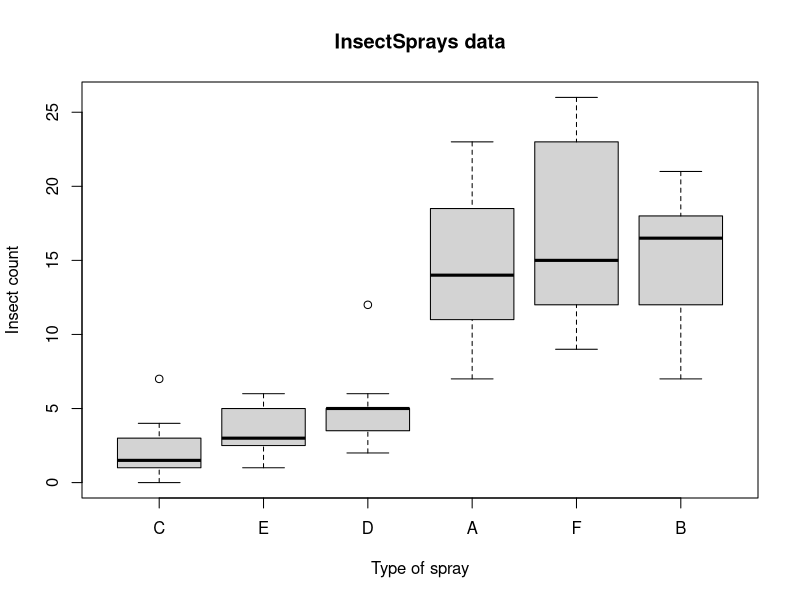

Here is the R script that generated this plot:
## ---- chunk 1
library(forcats)
## ---- chunk 2
df <- forcats::gss_cat
df <- df[sample(nrow(df), 10),1:4]
df
## ---- chunk 3
levels(df$marital)
## ---- chunk 4
attributes(df$marital)
## ---- chunk 5
library(data.table)
## ---- chunk 6
setDT(df)
## ---- chunk 7
setattr(df$marital, 'levels', c('answer', 'nevermarried', 'sepa','div','wid','marr'))
## ---- chunk 8

## ---- chunk 9
df <- forcats::gss_cat
df <- df[sample(nrow(df), 10),1:4]
df
## ---- chunk 10
levels(df$marital)[levels(df$marital)=='marr'] <- "mark"
## ---- chunk 11
levels(df$marital) <- gsub('^Widowed$', "widow_new", levels(df$marital))
## ---- chunk 12
require(graphics)

bymedian <- with(InsectSprays, reorder(spray, count, median))

## ---- chunk 13
boxplot(count ~ bymedian, data = InsectSprays,
        xlab = "Type of spray", ylab = "Insect count",
        main = "InsectSprays data", varwidth = TRUE,
        col = "lightgray")
## ---- chunk 14
set.seed(123)
df <- forcats::gss_cat
df <- df[sample(nrow(df), 10),1:4]
setDT(df)
## ---- chunk 15
df
## ---- chunk 16
df[, marital:=as.character(marital)]

## ---- chunk 17
df[marital=='Married', marital:= "new_married"]
## ---- chunk 18
#df[, marital:=factor(marital)]
## ---- chunk 19
df[, marital:=factor(marital, levels = c("new_married", "Widowed", "Never married"))]
## ---- chunk 20
df[,marital:=as.integer(marital)]
## ---- chunk 21

## ---- chunk 22

## ---- chunk 23

## ---- chunk 24

## ---- chunk 25

## ---- chunk 26

## ---- chunk 27

## ---- chunk 28

## ---- chunk 29

## ---- chunk 30

## ---- chunk 31

## ---- chunk 32

## ---- chunk 33

## ---- chunk 34

## ---- chunk 35

## ---- chunk 36

## ---- chunk 37

## ---- chunk 38

## ---- chunk 39

## ---- chunk 40

## ---- chunk 41

## ---- chunk 42

## ---- chunk 43

## ---- chunk 44

## ---- chunk 45

## ---- chunk 46

## ---- chunk 47

## ---- chunk 48

## ---- chunk 49

## ---- chunk 50

## ---- chunk 51

## ---- chunk 52

## ---- chunk 53

## ---- chunk 54

## ---- chunk 55

## ---- chunk 56

## ---- chunk 57

## ---- chunk 58

## ---- chunk 59

